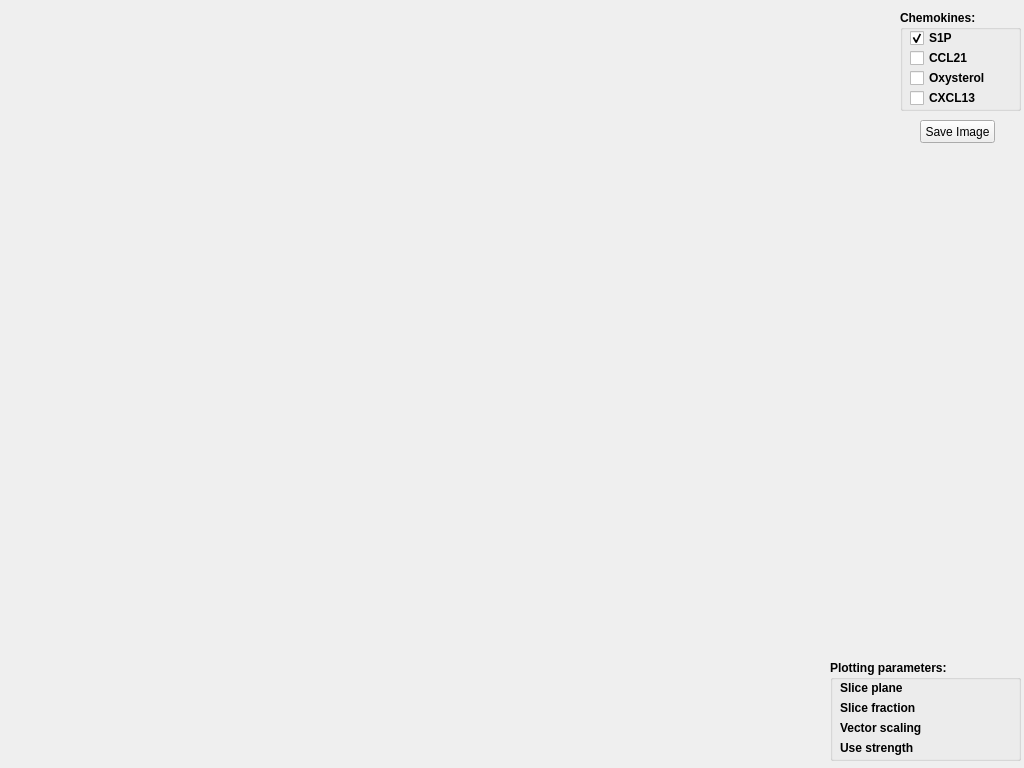
<?xml version="1.0" encoding="UTF-8"?>
<ui version="4.0">
 <class>SimpleView2D</class>
 <widget class="QMainWindow" name="SimpleView2D">
  <property name="geometry">
   <rect>
    <x>0</x>
    <y>0</y>
    <width>1024</width>
    <height>768</height>
   </rect>
  </property>
  <property name="windowTitle">
   <string>SimpleView</string>
  </property>
  <widget class="QWidget" name="centralwidget">
   <widget class="QVTKWidget" name="qvtkWidget_gradient" native="true">
    <property name="geometry">
     <rect>
      <x>7</x>
      <y>7</y>
      <width>768</width>
      <height>768</height>
     </rect>
    </property>
   </widget>
   <widget class="QGroupBox" name="groupBox_plot">
    <property name="geometry">
     <rect>
      <x>830</x>
      <y>660</y>
      <width>191</width>
      <height>101</height>
     </rect>
    </property>
    <property name="font">
     <font>
      <weight>75</weight>
      <bold>true</bold>
     </font>
    </property>
    <property name="title">
     <string>Plotting parameters:</string>
    </property>
    <widget class="QLabel" name="label_plane">
     <property name="geometry">
      <rect>
       <x>10</x>
       <y>20</y>
       <width>171</width>
       <height>16</height>
      </rect>
     </property>
     <property name="text">
      <string>Slice plane</string>
     </property>
    </widget>
    <widget class="QLabel" name="label_fraction">
     <property name="geometry">
      <rect>
       <x>10</x>
       <y>40</y>
       <width>171</width>
       <height>16</height>
      </rect>
     </property>
     <property name="text">
      <string>Slice fraction</string>
     </property>
    </widget>
    <widget class="QLabel" name="label_scaling">
     <property name="geometry">
      <rect>
       <x>10</x>
       <y>60</y>
       <width>171</width>
       <height>16</height>
      </rect>
     </property>
     <property name="text">
      <string>Vector scaling</string>
     </property>
    </widget>
    <widget class="QLabel" name="label_strength">
     <property name="geometry">
      <rect>
       <x>10</x>
       <y>80</y>
       <width>171</width>
       <height>16</height>
      </rect>
     </property>
     <property name="text">
      <string>Use strength</string>
     </property>
    </widget>
   </widget>
   <widget class="QGroupBox" name="groupBox_chemokine">
    <property name="geometry">
     <rect>
      <x>900</x>
      <y>10</y>
      <width>121</width>
      <height>101</height>
     </rect>
    </property>
    <property name="font">
     <font>
      <weight>75</weight>
      <bold>true</bold>
     </font>
    </property>
    <property name="title">
     <string>Chemokines:</string>
    </property>
    <widget class="QCheckBox" name="checkBox_S1P">
     <property name="enabled">
      <bool>true</bool>
     </property>
     <property name="geometry">
      <rect>
       <x>10</x>
       <y>20</y>
       <width>80</width>
       <height>16</height>
      </rect>
     </property>
     <property name="font">
      <font>
       <weight>75</weight>
       <bold>true</bold>
      </font>
     </property>
     <property name="text">
      <string>S1P</string>
     </property>
     <property name="checked">
      <bool>true</bool>
     </property>
    </widget>
    <widget class="QCheckBox" name="checkBox_CCL21">
     <property name="enabled">
      <bool>true</bool>
     </property>
     <property name="geometry">
      <rect>
       <x>10</x>
       <y>40</y>
       <width>80</width>
       <height>16</height>
      </rect>
     </property>
     <property name="font">
      <font>
       <weight>75</weight>
       <bold>true</bold>
      </font>
     </property>
     <property name="text">
      <string>CCL21</string>
     </property>
     <property name="checked">
      <bool>false</bool>
     </property>
    </widget>
    <widget class="QCheckBox" name="checkBox_Oxy">
     <property name="enabled">
      <bool>true</bool>
     </property>
     <property name="geometry">
      <rect>
       <x>10</x>
       <y>60</y>
       <width>80</width>
       <height>16</height>
      </rect>
     </property>
     <property name="font">
      <font>
       <weight>75</weight>
       <bold>true</bold>
      </font>
     </property>
     <property name="text">
      <string>Oxysterol</string>
     </property>
     <property name="checked">
      <bool>false</bool>
     </property>
    </widget>
    <widget class="QCheckBox" name="checkBox_CXCL13">
     <property name="enabled">
      <bool>true</bool>
     </property>
     <property name="geometry">
      <rect>
       <x>10</x>
       <y>80</y>
       <width>80</width>
       <height>16</height>
      </rect>
     </property>
     <property name="font">
      <font>
       <weight>75</weight>
       <bold>true</bold>
      </font>
     </property>
     <property name="text">
      <string>CXCL13</string>
     </property>
     <property name="checked">
      <bool>false</bool>
     </property>
    </widget>
   </widget>
   <widget class="QPushButton" name="pushButton_saveImage">
    <property name="geometry">
     <rect>
      <x>920</x>
      <y>120</y>
      <width>75</width>
      <height>23</height>
     </rect>
    </property>
    <property name="text">
     <string>Save Image</string>
    </property>
   </widget>
  </widget>
  <action name="actionOpenFile">
   <property name="enabled">
    <bool>true</bool>
   </property>
   <property name="text">
    <string>Open File...</string>
   </property>
  </action>
  <action name="actionExit">
   <property name="text">
    <string>Exit</string>
   </property>
  </action>
  <action name="actionPrint">
   <property name="text">
    <string>Print</string>
   </property>
  </action>
  <action name="actionHelp">
   <property name="text">
    <string>Help</string>
   </property>
  </action>
  <action name="actionSave">
   <property name="text">
    <string>Save</string>
   </property>
  </action>
 </widget>
 <customwidgets>
  <customwidget>
   <class>QVTKWidget</class>
   <extends>QWidget</extends>
   <header>QVTKWidget.h</header>
   <slots>
    <slot>stateChanged_CheckBox_CCL21()</slot>
   </slots>
  </customwidget>
 </customwidgets>
 <resources/>
 <connections>
  <connection>
   <sender>checkBox_S1P</sender>
   <signal>stateChanged(int)</signal>
   <receiver>SimpleView2D</receiver>
   <slot>stateChanged_CheckBox_S1P()</slot>
   <hints>
    <hint type="sourcelabel">
     <x>699</x>
     <y>6</y>
    </hint>
    <hint type="destinationlabel">
     <x>495</x>
     <y>15</y>
    </hint>
   </hints>
  </connection>
  <connection>
   <sender>checkBox_CCL21</sender>
   <signal>stateChanged(int)</signal>
   <receiver>SimpleView2D</receiver>
   <slot>stateChanged_CheckBox_CCL21()</slot>
   <hints>
    <hint type="sourcelabel">
     <x>707</x>
     <y>29</y>
    </hint>
    <hint type="destinationlabel">
     <x>536</x>
     <y>6</y>
    </hint>
   </hints>
  </connection>
  <connection>
   <sender>checkBox_Oxy</sender>
   <signal>stateChanged(int)</signal>
   <receiver>SimpleView2D</receiver>
   <slot>stateChanged_CheckBox_Oxy()</slot>
   <hints>
    <hint type="sourcelabel">
     <x>696</x>
     <y>47</y>
    </hint>
    <hint type="destinationlabel">
     <x>294</x>
     <y>-2</y>
    </hint>
   </hints>
  </connection>
  <connection>
   <sender>checkBox_CXCL13</sender>
   <signal>stateChanged(int)</signal>
   <receiver>SimpleView2D</receiver>
   <slot>stateChanged_CheckBox_CXCL13()</slot>
   <hints>
    <hint type="sourcelabel">
     <x>725</x>
     <y>66</y>
    </hint>
    <hint type="destinationlabel">
     <x>587</x>
     <y>2</y>
    </hint>
   </hints>
  </connection>
  <connection>
   <sender>pushButton_saveImage</sender>
   <signal>clicked()</signal>
   <receiver>SimpleView2D</receiver>
   <slot>saveImage()</slot>
   <hints>
    <hint type="sourcelabel">
     <x>935</x>
     <y>130</y>
    </hint>
    <hint type="destinationlabel">
     <x>362</x>
     <y>-3</y>
    </hint>
   </hints>
  </connection>
 </connections>
 <slots>
  <slot>stateChanged_CheckBox_S1P()</slot>
  <slot>stateChanged_CheckBox_CCL21()</slot>
  <slot>stateChanged_CheckBox_Oxy()</slot>
  <slot>stateChanged_CheckBox_CXCL13()</slot>
  <slot>saveImage()</slot>
 </slots>
</ui>
